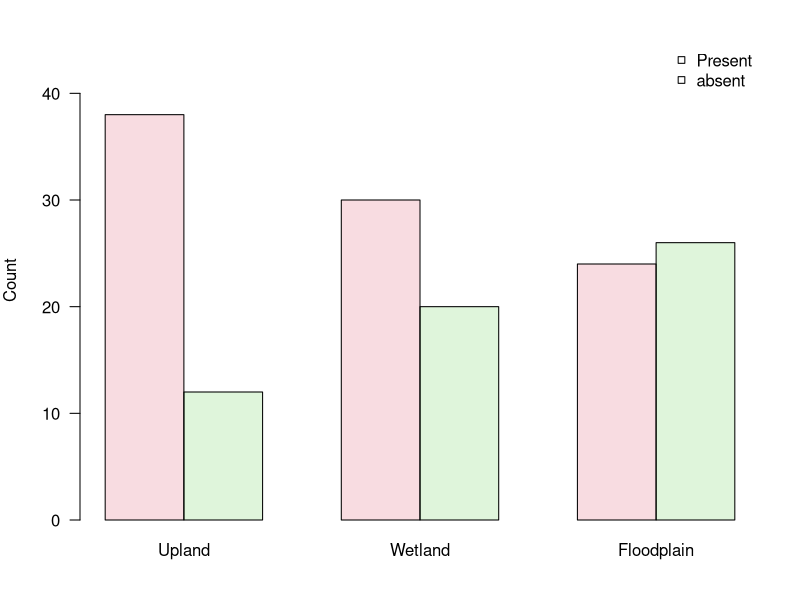

Recreate this plot in R.
## ---- chunk 1
library(knitr)
opts_knit$set(root.dir = "C:/Users/megha/Box/Courses/NRC_290b_2019_Fall/")
#opts_knit$set(root.dir = "C:/Users/csutherland/Dropbox/C/Courses class/NRC290b/NRC_290b_2018/")

options(width=120)
options(width.cutoff=80)
opts_chunk$set(prompt = FALSE, comment = NA, mysize=TRUE, size="\\scriptsize")
hook1 <- function(x){ gsub("```\n*```r*\n*", "", x) }
hook2 <- function(x){ gsub("```\n+```\n", "", x) }
knit_hooks$set(document = hook2)
knitr::knit_hooks$set(mysize = function(before, options, envir) {
  if (before) 
    return(options$size)
})
## ---- chunk 2
mm <- matrix(c(38,30,24,12,20,26),2,3,byrow=T)
pdf("Images//Assoc//manderContTab.pdf",height=4,width=6)
par(oma=c(0,0,0,0),mar=c(4,4,2,2))
barplot(mm, names=c("Upland","Wetland","Floodplain"),
        beside=T, col=adjustcolor(c(2,3),0.2), las=1,ylab="Count", ylim=c(0,45))
legend("topright",c("Present", "absent"),pch=22,bg=adjustcolor(c(2,3),0.2),bty="n")
dev.off()
## ---- chunk 3
# a dataframe
tab.df <- data.frame(Ant = c(15,12,65,3),
                     Bug = c(13,11,78,21),
                     Beetle = c(68,15,5,3))
rownames(tab.df) <- c("Upper", "Lower", "Stem", "Bud")
tab.df
## ---- chunk 4
# a dataframe
tab.mat <- matrix(c(15,12,65,3,
                    13,11,78,21,
                    68,15,5,3), nrow=4, ncol=3, byrow=FALSE)
rownames(tab.mat) <- c("Upper", "Lower", "Stem", "Bud")
colnames(tab.mat) <- c("Ant", "Bug", "Beetle")
tab.mat
## ---- chunk 5
# conduct the Chi-square test
chisq.test(tab.df)
## ---- chunk 6
# extract the expected values
chisq.test(tab.df)$expected
## ---- chunk 7
# calculate the Pearson residuals
obs <- tab.df
exp <- chisq.test(tab.df)$expected
(obs-exp) / sqrt(exp)
## ---- chunk 8
# conduct the Chi-square test
chisq.test(tab.df)

# Pearson residuals
(obs-exp) / sqrt(exp)
